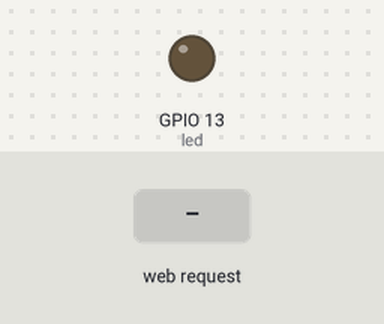
A sketch run on a simulated ESP32. Parts: output pins drawn as LEDs (lit = HIGH). Inputs (shaded band) come from the test bench. WiFi joins after 1.5 s; servers stay silent unless stated; what the sketch prints to the serial monitor is not drawn.

Above: at 3.2 s.
3.3 s: HTTP request GET /ledon received
At 4.2 s:
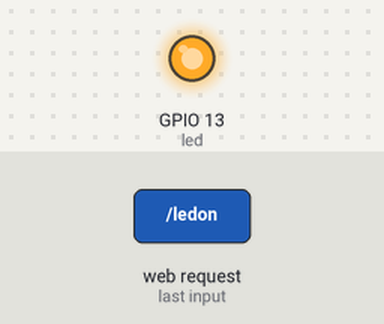
6.3 s: HTTP request GET /ledoff received
At 7.7 s:
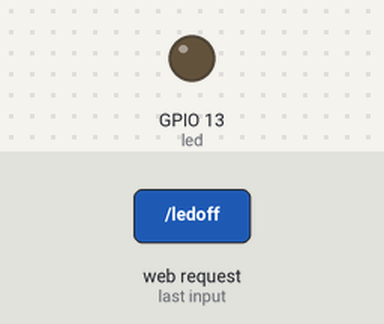
Timing chart, 0 to 9.3 s (numbered marks = the images above; inputs shaded):
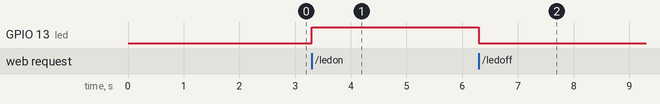

Measured:
- after the input at 3.3 s, GPIO 13 (led): LOW → HIGH at once
- after the input at 6.3 s, GPIO 13 (led): HIGH → LOW at once

The sketch:

test_server.ino
```cpp
#include <WiFi.h>
#include <WebServer.h>
#include <string.h>

#define led 13

const char* ssid = "";
const char* pass = "";
const int serverPort = 6969;

bool ledState = false;
WebServer server(serverPort);

void setup() {
    pinMode(led, OUTPUT);

    Serial.begin(115200);
    Serial.print(">> connecting to ");
    Serial.print(ssid);
    WiFi.begin(ssid, pass);
    while (WiFi.status() != WL_CONNECTED) {
        delay(1000);
        Serial.print(".");
    }
    Serial.println();
    Serial.println(">> connection successful.");
    Serial.print(">> device ip is ");
    Serial.println(WiFi.localIP());

    server.on("/", handle_OnConnect);
    server.on("/ledon", handle_LedOn);
    server.on("/ledoff", handle_LedOff);
    server.onNotFound(handle_NotFound);

    Serial.println(">> starting http server.");
    server.begin();
    Serial.print(">> http server running on port ");
    Serial.println(serverPort);
}

void loop() {
    server.handleClient();
    if (ledState) {
        digitalWrite(led, HIGH);
    }
    else {
        digitalWrite(led, LOW);
    }
}

void handle_OnConnect() {
    server.send(200, "text/html", createPageHTML(ledState));
    Serial.println(">> request received ['/']");
}

void handle_LedOn() {
    ledState = true;
    server.send(200, "text/html", createPageHTML(ledState));
    Serial.println(">> request received ['/LedOn']");
}

void handle_LedOff() {
    ledState = false;
    server.send(200, "text/html", createPageHTML(ledState));
    Serial.println(">> request received ['/LedOff']");
}

void handle_NotFound() {
    server.send(404, "text/plain", "ERROR 404 page not found.");
    Serial.println(">> request received [NOT FOUND]");
}

String createPageHTML(bool ledState) {
    String ptr = "<!DOCTYPE html> <html>\n";
    ptr +="<head><meta name=\"viewport\" content=\"width=device-width, initial-scale=1.0, user-scalable=no\">\n";
    ptr +="<title>LED Control</title>\n";
    ptr +="<style>html { font-family: Helvetica; display: inline-block; margin: 0px auto; text-align: center;}\n";
    ptr +="body{margin-top: 50px;} h1 {color: #444444;margin: 50px auto 30px;} h3 {color: #444444;margin-bottom: 50px;}\n";
    ptr +=".button {display: block;width: 80px;background-color: #3498db;border: none;color: white;padding: 13px 30px;text-decoration: none;font-size: 25px;margin: 0px auto 35px;cursor: pointer;border-radius: 4px;}\n";
    ptr +=".button-on {background-color: #3498db;}\n";
    ptr +=".button-on:active {background-color: #2980b9;}\n";
    ptr +=".button-off {background-color: #34495e;}\n";
    ptr +=".button-off:active {background-color: #2c3e50;}\n";
    ptr +="p {font-size: 14px;color: #888;margin-bottom: 10px;}\n";
    ptr +="</style>\n";
    ptr +="</head>\n";
    ptr +="<body>\n";
    ptr +="<h1>ESP32 Web Server</h1>\n";
    ptr +="<h3>Using Station(STA) Mode</h3>\n";

    if (ledState)
    {ptr +="<p>LED1 Status: ON</p><a class=\"button button-off\" href=\"/ledoff\">OFF</a>\n";}
    else
    {ptr +="<p>LED1 Status: OFF</p><a class=\"button button-on\" href=\"/ledon\">ON</a>\n";}

    ptr +="</body>\n";
    ptr +="</html>\n";
    return ptr;
}
```
